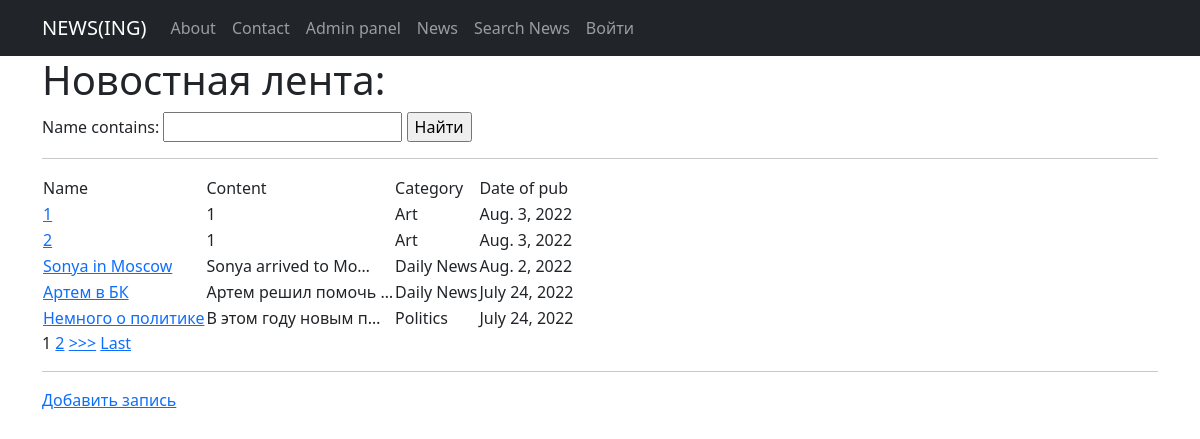
The page /news/ on the database as committed earlier.
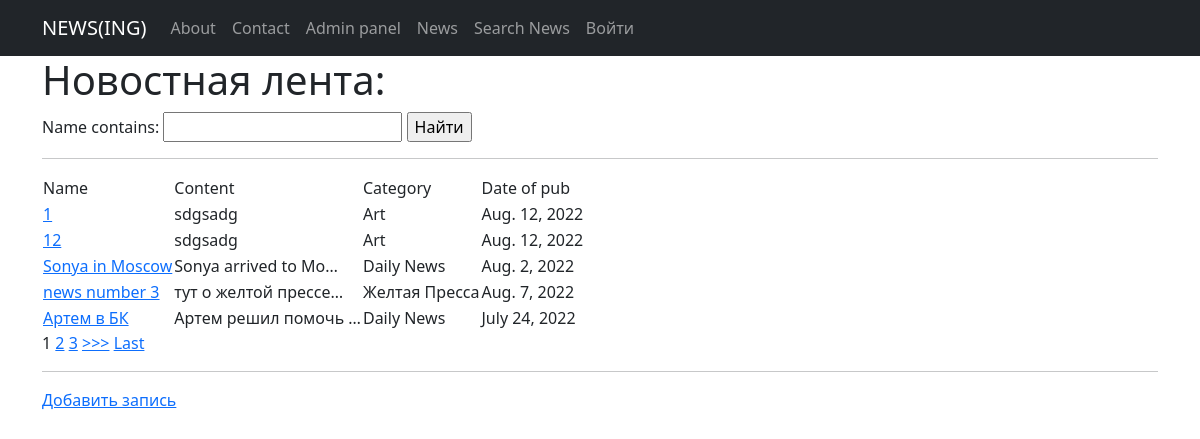
The same page on the database as committed later.
### News_feed_view/models.py (models this page shows, shortened)
class News(models.Model):
    name = models.CharField(
        max_length=124,
        unique=True
    )
    content = models.TextField()
    category = models.ForeignKey(
        to = 'Category',
        on_delete=models.CASCADE,
        related_name='news'
    )
    date_pub = models.DateField(auto_now=True)

class Category(models.Model):
    name = models.CharField(max_length=100, unique=True)
    subscribed_user = models.ManyToManyField(User, through='Subscribers')
    def __str__(self):
        return self.name.title()

### News_feed_view/views.py (the view)
# urls.py: path('', NewsList.as_view()),
class NewsList(ListView):
    model = News # model what are we going to view
    template_name = 'news.html' # where are we going to do it
    ordering = 'name'
    context_object_name = 'news_list' # where are we going to contain our objects to go to list of objects of HTML
    paginate_by = 5
    def get_queryset(self):
        queryset = super().get_queryset()
        return NewsFilter(self.request.GET, queryset=queryset).qs
    def get_context_data(self, **kwargs):
        context = super().get_context_data(**kwargs)
        context['filter'] = NewsFilter(self.request.GET, queryset=self.get_queryset())
        return context

### templates/news.html (shortened to what this page needs)
{% extends 'flatpages/default.html' %}
{% block content %}
<h1>Новостная лента: </h1>
<form method="GET">
    {{ filter.form }}
    <input type="submit" value="Найти">
</form>
<hr>
<table>
    <tr>
        <td> Name </td>
        <td> Content </td>
        <td> Category </td>
        <td> Date of pub </td>
    </tr>
    {% for i in news_list %}
        <tr>
            <td> <a href="{% url 'news_detail' i.id %}"> {{i.name}} </a> </td>
            <td> {{ i.content|truncatechars:20 }} </td>
            <td> {{ i.category }} </td>
            <td> {{ i.date_pub }} </td>
        </tr>
    {% endfor %}
</table>
{% if is_paginated %}
    {% for num in page_obj.paginator.page_range %}
        {% if page_obj.number == num %}
            <a>{{ num }}</a>
        {% elif num > page_obj.number|add:'-3' and num < page_obj.number|add:'3' %}
            <a href="?page={{ num }}">{{ num }}</a>
        {% endif %}
    {% endfor %}
    {% if page_obj.has_next %}
        <a href="?page={{ page_obj.next_page_number }}">>>></a>
        <a href="?page={{ page_obj.paginator.num_pages }}">Last</a>
    {% endif %}
{% endif %}
<hr>
<a href="news_create">Добавить запись</a> <br>
{% endblock content %}

Rows that differ between the two databases and show on the page:
removed News: name "1", content "1", category "Art", date_pub "Aug. 3, 2022"
removed News: name "2", content "1", category "Art", date_pub "Aug. 3, 2022"
no longer on this page (row unchanged): News: name "Немного о политике", content "В этом году новым п…", category "Politics", date_pub "July 24, 2022"
added News: name "1", content "sdgsadg", category "Art", date_pub "Aug. 12, 2022"
added News: name "12", content "sdgsadg", category "Art", date_pub "Aug. 12, 2022"
added News: name "news number 3", content "тут о желтой прессе…", category "Желтая Пресса", date_pub "Aug. 7, 2022"
Other text that changed with them:
new list line: "3"
